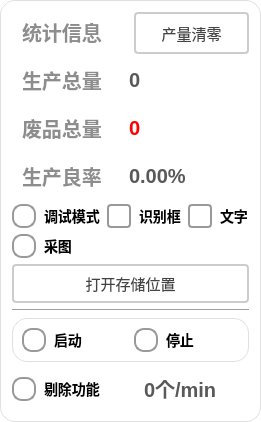
       <widget class="QGroupBox" name="gBox_infor">
        <property name="styleSheet">
         <string notr="true">QGroupBox {
    font-size: 20px;
    font-weight: bold;
    background-color: rgb(255, 255, 255);
    border: 1px solid #e0e0e0;
    border-radius: 2px;
	border-radius: 15px
}

QGroupBox::title {
    subcontrol-origin: margin;
    left: 10px;
    padding: 0 5px;
    color: #2c3e50;
}</string>
        </property>
        <property name="title">
         <string/>
        </property>
        <layout class="QVBoxLayout" name="verticalLayout" stretch="1,2,2,2,2,2,2,2,0,2">
         <item>
          <layout class="QHBoxLayout" name="hLayout_info" stretch="1,1">
           <item>
            <widget class="QLabel" name="label_info">
             <property name="styleSheet">
              <string notr="true">QLabel {
       font-size: 20px;        
       font-weight: bold;        
       color:  rgb(141, 141, 141);       
       padding: 5px 5px;     
       border-bottom: 2px solid #cccccc; 
    }</string>
             </property>
             <property name="text">
              <string>统计信息</string>
             </property>
             <property name="alignment">
              <set>Qt::AlignmentFlag::AlignLeading|Qt::AlignmentFlag::AlignLeft|Qt::AlignmentFlag::AlignVCenter</set>
             </property>
            </widget>
           </item>
           <item>
            <widget class="QPushButton" name="pbtn_resetProduct">
             <property name="sizePolicy">
              <sizepolicy hsizetype="Expanding" vsizetype="Expanding">
               <horstretch>0</horstretch>
               <verstretch>0</verstretch>
              </sizepolicy>
             </property>
             <property name="styleSheet">
              <string notr="true">QPushButton {
    padding: 6px 14px;
    border: 2px solid #CCC;
    border-radius: 4px;
    background-color: white;
    color: #444;
    font-size: 15px; 
}

QPushButton:hover {
    border-color: #999;
    background-color: #F5F5F5;
}

QPushButton:pressed {
    border-color: #777;
    background-color: #EEE;
}</string>
             </property>
             <property name="text">
              <string>产量清零</string>
             </property>
            </widget>
           </item>
          </layout>
         </item>
         <item>
          <layout class="QHBoxLayout" name="hLayout_produceTotal" stretch="1,2">
           <item>
            <widget class="QLabel" name="label_produceTotal">
             <property name="font">
              <font>
               <pointsize>-1</pointsize>
               <bold>true</bold>
              </font>
             </property>
             <property name="styleSheet">
              <string notr="true">QLabel {
       font-size: 20px;        
       font-weight: bold;        
       color:  rgb(141, 141, 141);       
       padding: 5px 5px;     
       border-bottom: 2px solid #cccccc; 
    }</string>
             </property>
             <property name="text">
              <string>生产总量</string>
             </property>
             <property name="alignment">
              <set>Qt::AlignmentFlag::AlignLeading|Qt::AlignmentFlag::AlignLeft|Qt::AlignmentFlag::AlignVCenter</set>
             </property>
            </widget>
           </item>
           <item>
            <widget class="QLabel" name="label_produceTotalValue">
             <property name="styleSheet">
              <string notr="true">QLabel {
       font-size: 20px;        
       font-weight: bold;        
       color:  rgb(89, 89, 89);       
       padding: 5px 5px;     
       border-bottom: 2px solid #cccccc; 
    }</string>
             </property>
             <property name="text">
              <string>0</string>
             </property>
            </widget>
           </item>
          </layout>
         </item>
         <item>
          <layout class="QHBoxLayout" name="hLayout_wasteProducts" stretch="1,2">
           <item>
            <widget class="QLabel" name="label_wasteProducts">
             <property name="styleSheet">
              <string notr="true">QLabel {
       font-size: 20px;        
       font-weight: bold;        
       color:  rgb(141, 141, 141);       
       padding: 5px 5px;     
       border-bottom: 2px solid #cccccc; 
    }</string>
             </property>
             <property name="text">
              <string>废品总量</string>
             </property>
             <property name="alignment">
              <set>Qt::AlignmentFlag::AlignLeading|Qt::AlignmentFlag::AlignLeft|Qt::AlignmentFlag::AlignVCenter</set>
             </property>
            </widget>
           </item>
           <item>
            <widget class="QLabel" name="label_wasteProductsValue">
             <property name="styleSheet">
              <string notr="true">QLabel {
       font-size: 20px;        
       font-weight: bold;        
       color:   rgb(255, 0, 0);      
       padding: 5px 5px;     
       border-bottom: 2px solid #cccccc; 
    }</string>
             </property>
             <property name="text">
              <string>0</string>
             </property>
            </widget>
           </item>
          </layout>
         </item>
         <item>
          <layout class="QHBoxLayout" name="hLayout_productionYield" stretch="1,2">
           <item>
            <widget class="QLabel" name="label_productionYield">
             <property name="styleSheet">
              <string notr="true">QLabel {
       font-size: 20px;        
       font-weight: bold;        
       color:  rgb(141, 141, 141);       
       padding: 5px 5px;     
       border-bottom: 2px solid #cccccc; 
    }</string>
             </property>
             <property name="text">
              <string>生产良率</string>
             </property>
             <property name="alignment">
              <set>Qt::AlignmentFlag::AlignLeading|Qt::AlignmentFlag::AlignLeft|Qt::AlignmentFlag::AlignVCenter</set>
             </property>
            </widget>
           </item>
           <item>
            <widget class="QLabel" name="label_productionYieldValue">
             <property name="styleSheet">
              <string notr="true">QLabel {
       font-size: 20px;        
       font-weight: bold;        
       color:  rgb(89, 89, 89);       
       padding: 5px 5px;     
       border-bottom: 2px solid #cccccc; 
    }</string>
             </property>
             <property name="text">
              <string>0.00%</string>
             </property>
            </widget>
           </item>
          </layout>
         </item>
         <item>
          <layout class="QHBoxLayout" name="horizontalLayout_4">
           <item>
            <widget class="QRadioButton" name="rbtn_debug">
             <property name="styleSheet">
              <string notr="true">QRadioButton {
    spacing: 8px;
    font-size: 14px;
    color: #333;
    font-weight: bold;        
    color:  rgb(0, 0, 0);       

}

/* 未选中状态 */
QRadioButton::indicator {
    width: 20px;
    height: 20px;
    border-radius: 10px;
    border: 2px solid #999;
    background: #ffffff;
}

/* 悬停效果 */
QRadioButton::indicator:hover {
    border: 2px solid #666;
}

/* 选中状态 */
QRadioButton::indicator:checked {
    border: 2px solid #2196F3;
}

/* 选中时的内圆 */
QRadioButton::indicator:checked {
    background-color: qradialgradient(
        cx:0.5, cy:0.5,
        radius:0.4,
        fx:0.5, fy:0.5,
        stop:0 #2196F3,
        stop:1 transparent
    );
}

/* 禁用状态 */
QRadioButton::indicator:disabled {
    border: 2px solid #ccc;
    background: #eee;
}

/* 点击动画效果 */
QRadioButton::indicator:pressed {
    border: 2px solid #1565C0;
    background-color: qradialgradient(
        cx:0.5, cy:0.5,
        radius:0.5,
        fx:0.5, fy:0.5,
        stop:0 #BBDEFB,
        stop:1 transparent
    );
}</string>
             </property>
             <property name="text">
              <string>调试模式</string>
             </property>
            </widget>
           </item>
           <item>
            <widget class="QCheckBox" name="ckb_shibiekuang">
             <property name="styleSheet">
              <string notr="true">QCheckBox {
    spacing: 8px;
    font-size: 14px;
    color: #333;
    font-weight: bold;        
    color:  rgb(0, 0, 0);       
}

/* 未选中状态 */
QCheckBox::indicator {
    width: 20px;
    height: 20px;
    border-radius: 4px; /* 方形，圆角可适当调整 */
    border: 2px solid #999;
    background: #ffffff;
}

/* 悬停效果 */
QCheckBox::indicator:hover {
    border: 2px solid #666;
}

/* 选中状态 */
QCheckBox::indicator:checked {
    border: 2px solid #2196F3;
    background-color: qradialgradient(
        cx:0.5, cy:0.5,
        radius:0.4,
        fx:0.5, fy:0.5,
        stop:0 #2196F3,
        stop:1 transparent
    );
}

/* 禁用状态 */
QCheckBox::indicator:disabled {
    border: 2px solid #ccc;
    background: #eee;
}

/* 选中时的文字颜色 */
QCheckBox:checked {
    color: #2196F3;
    font-weight: 500;
}

/* 点击动画效果 */
QCheckBox::indicator:pressed {
    border: 2px solid #1565C0;
    background-color: qradialgradient(
        cx:0.5, cy:0.5,
        radius:0.5,
        fx:0.5, fy:0.5,
        stop:0 #BBDEFB,
        stop:1 transparent
    );
}</string>
             </property>
             <property name="text">
              <string>识别框</string>
             </property>
            </widget>
           </item>
           <item>
            <widget class="QCheckBox" name="ckb_wenzi">
             <property name="styleSheet">
              <string notr="true">QCheckBox {
    spacing: 8px;
    font-size: 14px;
    color: #333;
    font-weight: bold;        
    color:  rgb(0, 0, 0);       
}

/* 未选中状态 */
QCheckBox::indicator {
    width: 20px;
    height: 20px;
    border-radius: 4px; /* 方形，圆角可适当调整 */
    border: 2px solid #999;
    background: #ffffff;
}

/* 悬停效果 */
QCheckBox::indicator:hover {
    border: 2px solid #666;
}

/* 选中状态 */
QCheckBox::indicator:checked {
    border: 2px solid #2196F3;
    background-color: qradialgradient(
        cx:0.5, cy:0.5,
        radius:0.4,
        fx:0.5, fy:0.5,
        stop:0 #2196F3,
        stop:1 transparent
    );
}

/* 禁用状态 */
QCheckBox::indicator:disabled {
    border: 2px solid #ccc;
    background: #eee;
}

/* 选中时的文字颜色 */
QCheckBox:checked {
    color: #2196F3;
    font-weight: 500;
}

/* 点击动画效果 */
QCheckBox::indicator:pressed {
    border: 2px solid #1565C0;
    background-color: qradialgradient(
        cx:0.5, cy:0.5,
        radius:0.5,
        fx:0.5, fy:0.5,
        stop:0 #BBDEFB,
        stop:1 transparent
    );
}</string>
             </property>
             <property name="text">
              <string>文字</string>
             </property>
            </widget>
           </item>
          </layout>
         </item>
         <item>
          <widget class="QRadioButton" name="rbtn_takePicture">
           <property name="styleSheet">
            <string notr="true">QRadioButton {
    spacing: 8px;
    font-size: 14px;
    color: #333;
    font-weight: bold;        
    color:  rgb(0, 0, 0);       

}

/* 未选中状态 */
QRadioButton::indicator {
    width: 20px;
    height: 20px;
    border-radius: 10px;
    border: 2px solid #999;
    background: #ffffff;
}

/* 悬停效果 */
QRadioButton::indicator:hover {
    border: 2px solid #666;
}

/* 选中状态 */
QRadioButton::indicator:checked {
    border: 2px solid #2196F3;
}

/* 选中时的内圆 */
QRadioButton::indicator:checked {
    background-color: qradialgradient(
        cx:0.5, cy:0.5,
        radius:0.4,
        fx:0.5, fy:0.5,
        stop:0 #2196F3,
        stop:1 transparent
    );
}

/* 禁用状态 */
QRadioButton::indicator:disabled {
    border: 2px solid #ccc;
    background: #eee;
}

/* 点击动画效果 */
QRadioButton::indicator:pressed {
    border: 2px solid #1565C0;
    background-color: qradialgradient(
        cx:0.5, cy:0.5,
        radius:0.5,
        fx:0.5, fy:0.5,
        stop:0 #BBDEFB,
        stop:1 transparent
    );
}</string>
           </property>
           <property name="text">
            <string>采图</string>
           </property>
           <property name="autoExclusive">
            <bool>false</bool>
           </property>
          </widget>
         </item>
         <item>
          <widget class="QPushButton" name="pbtn_openSaveLocation">
           <property name="sizePolicy">
            <sizepolicy hsizetype="Minimum" vsizetype="Minimum">
             <horstretch>0</horstretch>
             <verstretch>0</verstretch>
            </sizepolicy>
           </property>
           <property name="styleSheet">
            <string notr="true">QPushButton {
    padding: 6px 14px;
    border: 2px solid #CCC;
    border-radius: 4px;
    background-color: white;
    color: #444;
    font-size: 15px; 
}

QPushButton:hover {
    border-color: #999;
    background-color: #F5F5F5;
}

QPushButton:pressed {
    border-color: #777;
    background-color: #EEE;
}</string>
           </property>
           <property name="text">
            <string>打开存储位置</string>
           </property>
          </widget>
         </item>
         <item>
          <widget class="Line" name="line">
           <property name="orientation">
            <enum>Qt::Orientation::Horizontal</enum>
           </property>
          </widget>
         </item>
         <item>
          <widget class="QGroupBox" name="gBox_set_2">
           <property name="styleSheet">
            <string notr="true">QGroupBox {
    font-size: 20px;
    font-weight: bold;
    background-color: rgb(255, 255, 255);
    border: 1px solid #e0e0e0;
    border-radius: 2px;
	border-radius: 15px
}

QGroupBox::title {
    subcontrol-origin: margin;
    left: 10px;
    padding: 0 5px;
    color: #2c3e50;
}</string>
           </property>
           <property name="title">
            <string/>
           </property>
           <layout class="QHBoxLayout" name="horizontalLayout_6">
            <item>
             <widget class="QRadioButton" name="rbtn_start">
              <property name="styleSheet">
               <string notr="true">QRadioButton {
    spacing: 8px;
    font-size: 14px;
    color: #333;
    font-weight: bold;        
    color:  rgb(0, 0, 0);       

}

/* 未选中状态 */
QRadioButton::indicator {
    width: 20px;
    height: 20px;
    border-radius: 10px;
    border: 2px solid #999;
    background: #ffffff;
}

/* 悬停效果 */
QRadioButton::indicator:hover {
    border: 2px solid #666;
}

/* 选中状态 */
QRadioButton::indicator:checked {
    border: 2px solid #2196F3;
}

/* 选中时的内圆 */
QRadioButton::indicator:checked {
    background-color: qradialgradient(
        cx:0.5, cy:0.5,
        radius:0.4,
        fx:0.5, fy:0.5,
        stop:0 #2196F3,
        stop:1 transparent
    );
}

/* 禁用状态 */
QRadioButton::indicator:disabled {
    border: 2px solid #ccc;
    background: #eee;
}

/* 选中时的文字颜色 */
QRadioButton:checked {
    color: #2196F3;
    font-weight: 500;
}

/* 点击动画效果 */
QRadioButton::indicator:pressed {
    border: 2px solid #1565C0;
    background-color: qradialgradient(
        cx:0.5, cy:0.5,
        radius:0.5,
        fx:0.5, fy:0.5,
        stop:0 #BBDEFB,
        stop:1 transparent
    );
}</string>
              </property>
              <property name="text">
               <string>启动</string>
              </property>
             </widget>
            </item>
            <item>
             <widget class="QRadioButton" name="rbtn_stop">
              <property name="styleSheet">
               <string notr="true">QRadioButton {
    spacing: 8px;
    font-size: 14px;
    color: #333;
    font-weight: bold;        
    color:  rgb(0, 0, 0);       

}

/* 未选中状态 */
QRadioButton::indicator {
    width: 20px;
    height: 20px;
    border-radius: 10px;
    border: 2px solid #999;
    background: #ffffff;
}

/* 悬停效果 */
QRadioButton::indicator:hover {
    border: 2px solid #666;
}

/* 选中状态 */
QRadioButton::indicator:checked {
    border: 2px solid #2196F3;
}

/* 选中时的内圆 */
QRadioButton::indicator:checked {
    background-color: qradialgradient(
        cx:0.5, cy:0.5,
        radius:0.4,
        fx:0.5, fy:0.5,
        stop:0 #2196F3,
        stop:1 transparent
    );
}

/* 禁用状态 */
QRadioButton::indicator:disabled {
    border: 2px solid #ccc;
    background: #eee;
}

/* 选中时的文字颜色 */
QRadioButton:checked {
    color: #2196F3;
    font-weight: 500;
}

/* 点击动画效果 */
QRadioButton::indicator:pressed {
    border: 2px solid #1565C0;
    background-color: qradialgradient(
        cx:0.5, cy:0.5,
        radius:0.5,
        fx:0.5, fy:0.5,
        stop:0 #BBDEFB,
        stop:1 transparent
    );
}</string>
              </property>
              <property name="text">
               <string>停止</string>
              </property>
             </widget>
            </item>
           </layout>
          </widget>
         </item>
         <item>
          <layout class="QHBoxLayout" name="hLayout_remove">
           <item>
            <widget class="QRadioButton" name="rbtn_removeFunc">
             <property name="styleSheet">
              <string notr="true">QRadioButton {
    spacing: 8px;
    font-size: 14px;
    color: #333;
    font-weight: bold;        
    color:  rgb(0, 0, 0);       

}

/* 未选中状态 */
QRadioButton::indicator {
    width: 20px;
    height: 20px;
    border-radius: 10px;
    border: 2px solid #999;
    background: #ffffff;
}

/* 悬停效果 */
QRadioButton::indicator:hover {
    border: 2px solid #666;
}

/* 选中状态 */
QRadioButton::indicator:checked {
    border: 2px solid #2196F3;
}

/* 选中时的内圆 */
QRadioButton::indicator:checked {
    background-color: qradialgradient(
        cx:0.5, cy:0.5,
        radius:0.4,
        fx:0.5, fy:0.5,
        stop:0 #2196F3,
        stop:1 transparent
    );
}

/* 禁用状态 */
QRadioButton::indicator:disabled {
    border: 2px solid #ccc;
    background: #eee;
}

/* 选中时的文字颜色 */
QRadioButton:checked {
    color: #2196F3;
    font-weight: 500;
}

/* 点击动画效果 */
QRadioButton::indicator:pressed {
    border: 2px solid #1565C0;
    background-color: qradialgradient(
        cx:0.5, cy:0.5,
        radius:0.5,
        fx:0.5, fy:0.5,
        stop:0 #BBDEFB,
        stop:1 transparent
    );
}</string>
             </property>
             <property name="text">
              <string>剔除功能</string>
             </property>
            </widget>
           </item>
           <item>
            <widget class="QLabel" name="label_removeRate">
             <property name="styleSheet">
              <string notr="true">QLabel {
       font-size: 20px;        
       font-weight: bold;        
       color:  rgb(89, 89, 89);       
       padding: 5px 5px;     
       border-bottom: 2px solid #cccccc; 
    }</string>
             </property>
             <property name="text">
              <string>0个/min</string>
             </property>
            </widget>
           </item>
          </layout>
         </item>
        </layout>
       </widget>
